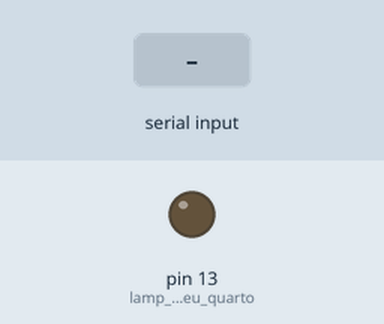
Simulated run of this sketch. Board: Arduino Uno, built with avr-gcc and run on an emulated ATmega328P. Parts: output pins drawn as LEDs (lit = HIGH). The inputs (shaded band) are chosen by the test bench. What the sketch prints to the serial monitor is not drawn.

Above: at 1.2 s.
1.3 s: "3" received over Serial
At 1.8 s:
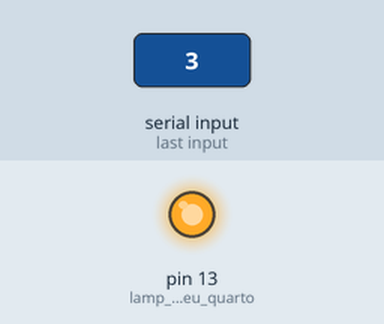
2.8 s: "5" received over Serial
Timing chart, 0 to 5.8 s (numbered marks = the images above; inputs shaded):
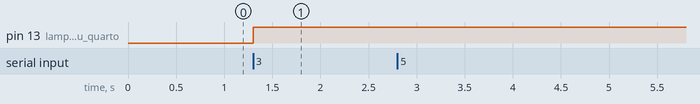

Measured:
- after the input at 1.3 s, pin 13 (lamp_meu_quarto): LOW → HIGH at once
- after the input at 2.8 s, every drawn part: stays the same

The sketch:

Conectar_lampada_por_bluetooth.ino
```cpp
/**************************************************************************************
 *                    Conversa Android/Arduino by Sillas Santos                       *
 *                        1-Alterna o estado da lâmpada;                              *
 *                  2-Verifica se a lâmpada está acesa ou apagada;                    *
 *                                                                                    *
 **************************************************************************************/
//Include the SoftwareSerial library
#include "SoftwareSerial.h"

//Create a new software  serial
SoftwareSerial bluetooth(1, 0); //TX, RX (Bluetooth)
int readBluetooth; //Variável que irá receber o comando enviado do Android
int lamp_meu_quarto = 13;

void setup() {
 Serial.begin(9600);//Inicia comunicação serial
 pinMode(lamp_meu_quarto,OUTPUT); //Definindo o pino lamp_meu_quarto como saída
}

void loop() {
  if(Serial.available()>0){//Verifica se algo chegou via Bluetooth
    readBluetooth=Serial.read();//Grava esse algo lido na variável
    if(readBluetooth == '3'){
      digitalWrite(lamp_meu_quarto,!digitalRead(lamp_meu_quarto));//Alterna estado da lâmpada
    }else{
      if(readBluetooth == '5'){
        delay(250);
        Serial.write(digitalRead(lamp_meu_quarto));//Checa estado da lâmpada
      }
    }
  }
}
```
